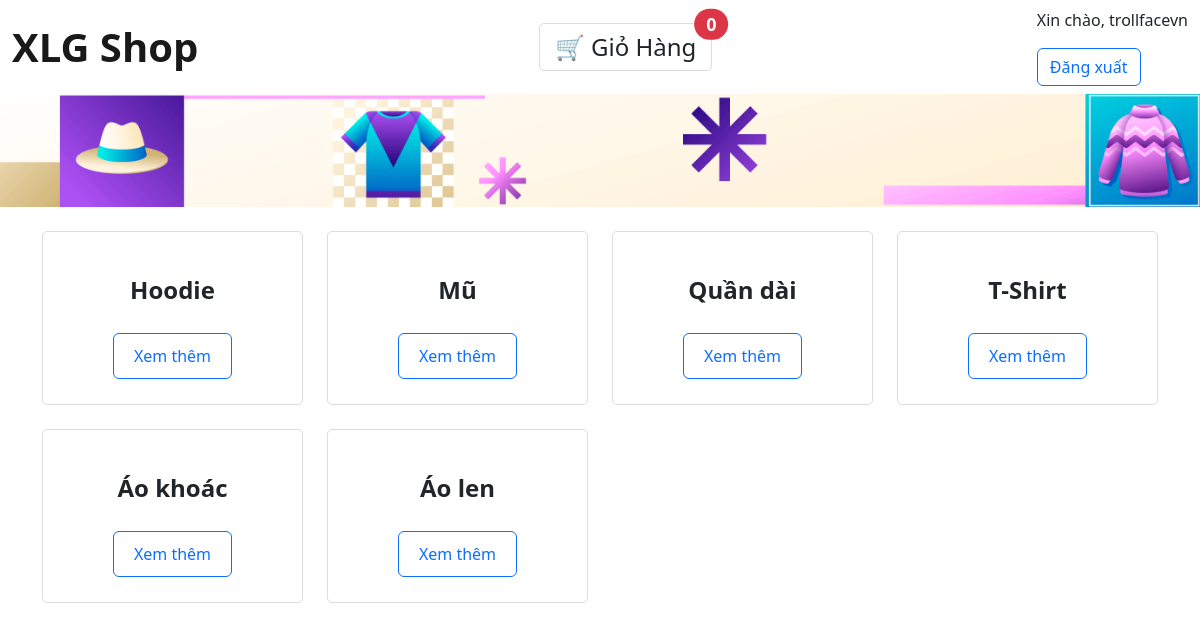
The app's page / (signed in) with its own data.
### home/models.py (models this page shows, shortened)
class Category(models.Model):
    name = models.CharField("Name", max_length=20, primary_key=True)

### home/views.py (the view)
# urls.py: path("", views.index, name="index"),
def index(request):
    category_list = Category.objects.order_by("name")
    context = {
        'category_list': category_list
    }
    return render(request, "home/index.html", context)

### home/templates/home/index.html (shortened to what this page needs)
{% load static %}
<!DOCTYPE html>
<html lang="en">
<head>
    <link rel="stylesheet" href="https://cdn.jsdelivr.net/npm/bootstrap@5.2.3/dist/css/bootstrap.min.css">
    <link rel="stylesheet" href="{% static 'css/index_style.css' %}">
</head>
<body>
    <nav class="navbar navbar-expand-lg">
        <div class="container-fluid d-flex justify-content-between align-items-center">
            <a class="navbar-brand fw-bold" href="{% url 'index' %}" style="font-weight: bold;">XLG Shop</a>
            <div class="nav-buttons">
                <button id="cart-button" class="btn btn-outline-dark btn-lg position-relative" onclick="toggleCart()">
                    🛒 Giỏ Hàng
                    <span id="cart-count" class="position-absolute top-0 start-100 translate-middle badge rounded-pill bg-danger">0</span>
                </button>
            </div>
            <div>
                {% if not user.is_authenticated %}
                    <button class="btn btn-outline-primary me-2" type="button" onclick="window.location.href = '/login';">Đăng nhập</button>
                    <button class="btn btn-outline-success" type="button" onclick="window.location.href = '/register';">Đăng ký</button>
                {% else %}
                    <p>Xin chào, {{user.username}}</p>
                    <button class="btn btn-outline-primary me-2" type="button" onclick="window.location.href = '/logout';">Đăng xuất</button>
                {% endif %}
            </div>
        </div>
    </nav>
    <header class="bg-dark text-white" style="margin: 0; padding: 0;">
        <div class="container-fluid p-0">
            <img src="{% static 'img/newmoi.png' %}" alt="Description of image" style="width: 100%; height: auto;">
        </div>
    </header>
    <div class="container mt-4">
        <div class="row row-cols-1 row-cols-sm-2 row-cols-md-3 row-cols-lg-4 g-4">
            {% for category in category_list %}
            <div class="col">
                <div class="category-card">
                    <div class="category-name">{{ category.name }}</div>
                    <button class="btn btn-outline-primary view-category-btn" onclick="window.location.href = '{% url 'categories' category.name %}';">Xem thêm</button>
                </div>
            </div>
            {% endfor %}
        </div>
    </div>
</body>
</html>

### home/static/css/index_style.css (style rules this page uses)
.category-card { border: 1px solid #ddd; border-radius: 5px; padding: 25px; text-align: center; transition: transform 0.3s, box-shadow 0.3s; font-size: 1.4rem; }
.category-name { font-size: 1.5rem; font-weight: bold; margin: 15px 0; }
.view-category-btn { margin-top: 15px; padding: 10px 20px; font-size: 1rem; }
.view-category-btn { margin-top: 10px; }
.navbar { background: f7dcb0; }
.navbar-brand { font-weight: bold; font-size: 2.5rem; }
.nav-buttons { display: flex; gap: 10px; }
.nav-buttons .btn { padding: 5px 15px; font-size: 1rem; border: 1px solid #ddd; border-radius: 5px; transition: background-color 0.3s, color 0.3s; }
#cart-button { font-size: 1.5rem; padding: 5px 15px; }

### records on screen
Category: name "Hoodie"
Category: name "Mũ"
Category: name "Quần dài"
Category: name "T-Shirt"
Category: name "Áo khoác"
Category: name "Áo len"

### other values on screen
{{ user.username }} "trollfacevn"
